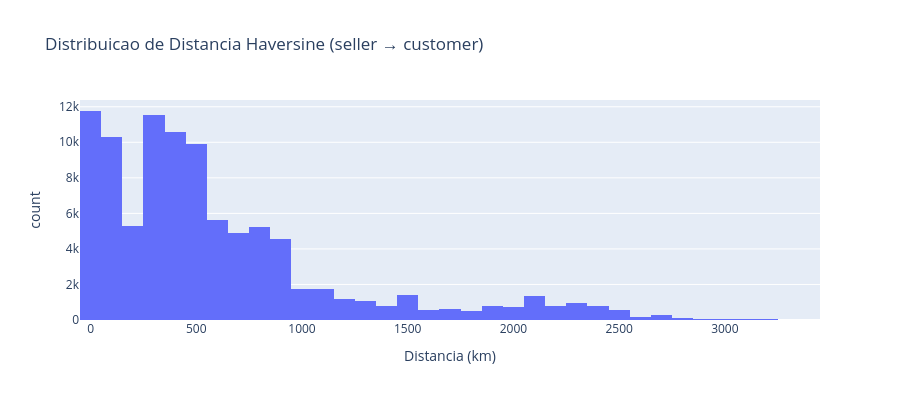

Here is the notebook cell this chart was saved with:
### Code cell
# D.4 — Analise EDA: correlacao e distribuicao

# Correlacao com foi_atraso
corr_dist = df['distancia_haversine_km'].corr(df['foi_atraso'])
corr_freight = df['freight_value'].corr(df['foi_atraso'])
print(f'Correlacao com foi_atraso:')
print(f'  distancia_haversine_km: r = {corr_dist:+.4f}')
print(f'  freight_value:          r = {corr_freight:+.4f}')
print(f'  Razao: distancia e {abs(corr_dist)/abs(corr_freight):.1f}x mais forte que freight_value')

# Histograma de distribuicao de distancias
fig_hist = px.histogram(
    df.dropna(subset=['distancia_haversine_km']),
    x='distancia_haversine_km',
    nbins=50,
    title='Distribuicao de Distancia Haversine (seller → customer)',
    labels={'distancia_haversine_km': 'Distancia (km)'},
    color_discrete_sequence=['#636EFA']
)
fig_hist.update_layout(height=400)
fig_hist.show()

### Figure 1 — Plotly figure (JSON) as saved in the notebook; plotly's stock layout.template omitted (floating-point values rounded to 4 significant figures; data arrays with more than 128 entries replaced by an {"elided": "..."} marker saying what was removed)
{"data": [{"bingroup": "x", "hovertemplate": "Distancia (km)=%{x}<br>count=%{y}<extra></extra>", "legendgroup": "", "marker": {"color": "#636EFA", "pattern": {"shape": ""}}, "name": "", "nbinsx": 50, "orientation": "v", "showlegend": false, "type": "histogram", "x": {"elided": "95960 float values"}, "xaxis": "x", "yaxis": "y"}], "layout": {"barmode": "relative", "height": 400, "legend": {"tracegroupgap": 0}, "title": {"text": "Distribuicao de Distancia Haversine (seller → customer)"}, "xaxis": {"anchor": "y", "domain": [0, 1], "title": {"text": "Distancia (km)"}}, "yaxis": {"anchor": "x", "domain": [0, 1], "title": {"text": "count"}}}}
